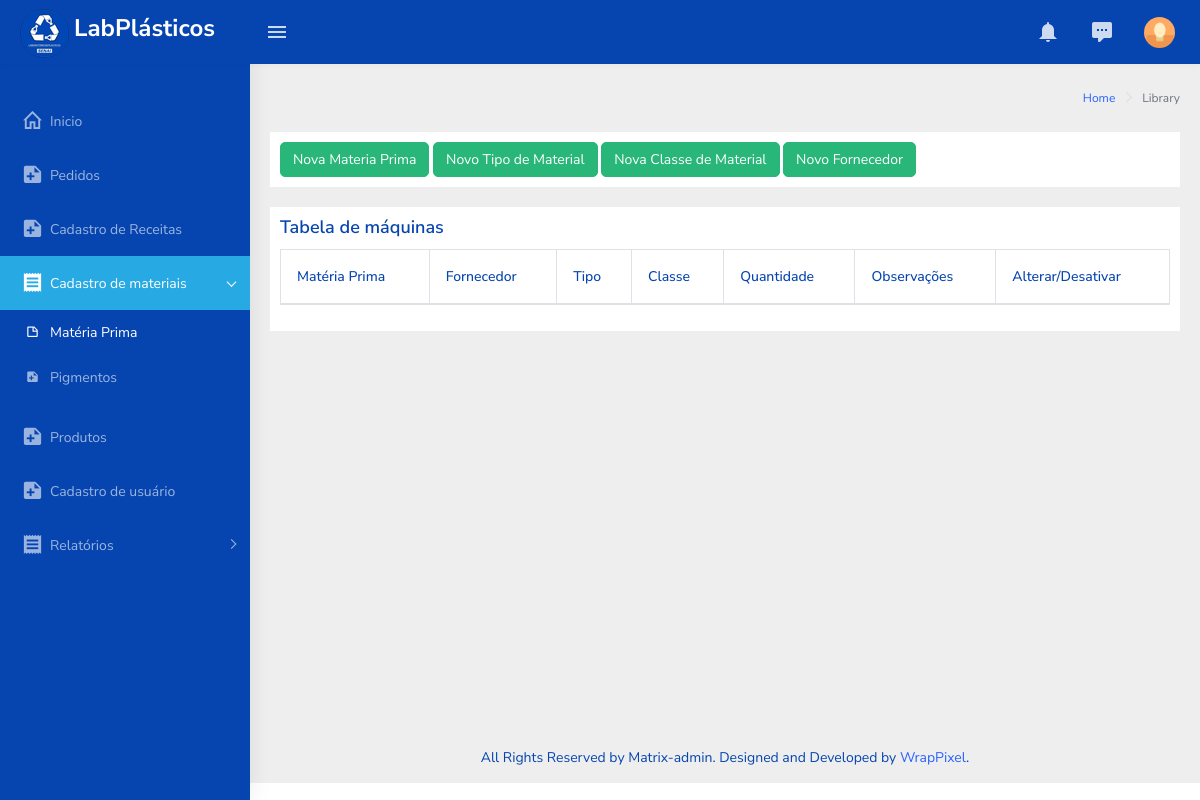
/materiaPrima.php, run on an earlier commit of the app's database.
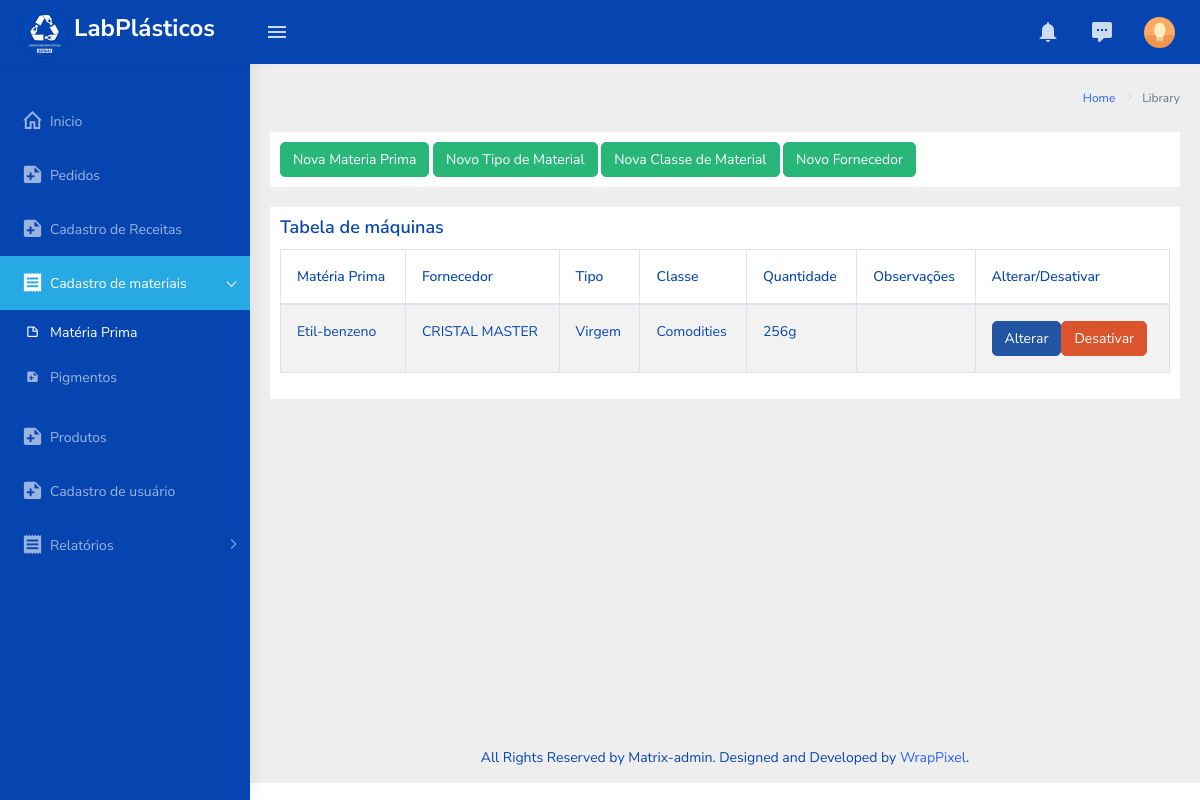
And on a later commit of the database.
### tables this page shows
CREATE TABLE `materia_prima` (
  `idMateriaPrima` int(11) NOT NULL COMMENT 'PK - chave identificadora de IDs da tabela materia_prima',
  `idClasse` int(11) NOT NULL COMMENT 'FK - chave estrangeira da tabela pigmentos',
  `idTipoMateriaPrima` int(11) NOT NULL COMMENT 'FK - chave estrangeira da tabela tipo_materia_prima',
  `descricao` varchar(80) NOT NULL COMMENT 'Registra a descrição deste item ',
  `quantidade` int(11) NOT NULL COMMENT 'registra a quantidade do item ',
  `ativo` tinyint(1) NOT NULL COMMENT 'Registra se este item está ativo',
  `observacoes` text DEFAULT NULL COMMENT 'Registra uma observação não obrigatória feita pelo usuário'
);

CREATE TABLE `fornecedores` (
  `idFornecedor` int(11) NOT NULL COMMENT 'PK - chave identificadora das ids de cada fornecedor',
  `descricao` varchar(50) NOT NULL COMMENT 'Descrição de cada fornecedor(Nome);',
  `ativo` tinyint(1) NOT NULL COMMENT 'Verifica se este fornecedor irá aparecer nas pesquisas.'
);

CREATE TABLE `tipo_materia_prima` (
  `idTipoMateriaPrima` int(11) NOT NULL COMMENT 'PK - chave identificadora de id dos tipos de matéria prima',
  `descricao` varchar(32) NOT NULL COMMENT 'Descrição dos tipos de matéria prima(virgem, reciclado, remoído, scrap);',
  `ativo` tinyint(1) NOT NULL COMMENT 'Verifica se esta tipo de matéria prima esta ativa'
);

CREATE TABLE `classe_material` (
  `idClasse` int(11) NOT NULL COMMENT 'PK - chave identificadora que guarda a id de cada classe da matéria prima',
  `descricao` varchar(32) NOT NULL COMMENT 'Descrição da classe da matéria prima(comodities, engenharia)',
  `ativo` tinyint(1) NOT NULL COMMENT 'Verifica se a classe esta ativa'
);

### php/functionMateriais.php (the view, shortened to what the rows shown need)
<?php
    function dataTableMateria(){
        include('connection.php');
        $sql = "SELECT mat.idMateriaPrima as idMateria,"
                ." mat.descricao as materia,"
                ." mat.idTipoMateriaPrima as idTipo,"
                ." mat.idClasse as classe,"
                ." mat.quantidade as qtde,"
                ." mat.observacoes as obs,"
                ." t.descricao as tipo,"
                ." c.descricao as classe,"
                ." f.descricao as fonecedor"
                ." FROM materia_prima as mat"
                ." LEFT JOIN tipo_materia_prima as t"
                ." ON mat.idTipoMateriaPrima = t.idTipoMateriaPrima"
                ." LEFT JOIN classe_material as c"
                ." ON mat.idClasse = c.idClasse"
                ." RIGHT JOIN materia_fornecedor as mf"
                ." ON mat.idMateriaPrima = mf.idMateriaPrima"
                ." LEFT JOIN fornecedores as f"
                ." ON f.idFornecedor = mf.idFornecedor"
                ." WHERE mat.ativo = 1;";
        $table = "";
        $result = mysqli_query($conn,$sql);
        if (mysqli_num_rows($result) > 0){
            $array = array();
            while($linha = mysqli_fetch_array($result, MYSQLI_ASSOC )){
                array_push($array,$linha);
            }
            foreach($array as $campo){
                $table .=
                        '<tr align-items="center";>'
                            .'<td>'.$campo['materia'].'</td>'
                            .'<td>'.$campo['fonecedor'].'</td>'
                            .'<td>'.$campo['tipo'].'</td>'
                            .'<td>'.$campo['classe'].'</td>'
                            .'<td>'.$campo['qtde'].'g</td>'
                            .'<td><label>'.$campo['obs'].'</label></td>'
                            .'<td>'
                                .'<button style="width: auto; border-radius: 5px;" type="button" class="btn btn-info margin-5" data-toggle="modal" data-target="#modalAlteraMateria'.$campo['idMateria'].'">'
                                    .'Alterar'
                                .'</button>'
                                .'<button style="width: auto; border-radius: 5px;" type="button" class="btn btn-danger margin-5" data-toggle="modal" data-target="#modalExcluiMateria'.$campo['idMateria'].'">'
                                    .'Desativar'
                                .'</button>'
                            .'</td>'
                            ."<div class='modal fade' id='modalExcluiMateria".$campo['idMateria']."' tabindex='-1' role='dialog' aria-labelledby='exampleModalLabel' aria-hidden='true '>"
                                ."<div class='modal-dialog' role='document '>"
                                    ."<div class='modal-content'>"
                                        .'<div class="modal-header">'
                                            .'<h5 class="modal-title" id="exampleModalLabel">Desativar Produto/molde</h5>'
                                            .'<button type="button" class="close" data-dismiss="modal" aria-label="Close">'
                                                .'<span aria-hidden="true ">&times;</span>'
                                            .'</button>'
                                        .'</div>'
                                        .'<div class="modal-body">'
                                            .'<form method="POST" action="php/saveMateriais.php? validacao=DMP&idMateria='.$campo["idMateria"].'">'
                                                .'<label> Confirmar esta ação? </label>'
                                                .'<div align-items="right">'
                                                    .'<button  type="submit" id="iBtnSalvar" name="nBtnSalvar" class="btn btn-primary"> Confirmar </button>'
                                                .'</div>'
                                            .'</form>'
                                        .'</div>'
                                    .'</div>'
                                .'</div>'
                            .'</div>'
                            .'<div class="modal fade" id="modalAlteraMateria'.$campo['idMateria'].'" tabindex="-1" role="dialog" aria-labelledby="exampleModalLabel" aria-hidden="true ">'
                            .'    <div class="modal-dialog" role="document ">'
                            .'        <div class="modal-content">'
                            .'            <div class="modal-header">'
                            .'                <h5 class="modal-title" id="exampleModalLabel">Cadastro de Produto e molde</h5>'
                            .'                <button type="button" class="close" data-dismiss="modal" aria-label="Close">'
                            .'                    <span aria-hidden="true ">&times;</span>'
                            .'                </button>'
                            .'            </div>'
                            .'            <div class="modal-body">'
                            .''
                            .'                <form method="POST" class="form-horizontal" action= "php/saveMateriais.php?validacao=UMP&idMateria='.$campo['idMateria'].'">'
                            .'                    <div class="card-body">'
                            .''
                            .'                        '
                            .'                        <h4 class="card-title">Matéria Prima</h4>'
                            .'                        <div class="form-group row">'
                            .'                            <label for="fname" class="col-sm-3 text-right control-label col-form-label">Nome do material</label>'
                            .'                            <div class="col-sm-9">'
                            .'                                <input type="text" value="'.$campo['materia'].'" class="form-control" id="iDescricao" name= "nDescricao" placeholder="Nome do material"></input>'
                            .'                            </div>'
                            .'                        </div>'
                            .'                        <div class="form-group row">'
                            .'                            <label class="col-md-3 m-t-15" style="text-align: right;">Classe do material</label>'
                            .'                            <div class="col-md-9">'
                            .'                                <select id="iClasse" name="nClasse" class="select2 form-control custom-select" style="width: 100%; height:36px;">'
                            .'                                    '.optionClaseMaterial().''
                            .'                                </select>'
                            .'                            </div>'
                            .'                        </div>'
                            .''
                            .'                        <div class="form-group row">'
                            .'                            <label class="col-md-3 m-t-15" style="text-align: right;">Tipo de matéria prima</label>'
                            .'                            <div class="col-md-9">'
                            .'                                <select id="iTipo" name="nTipo" class="select2 form-control custom-select" style="width: 100%; height:36px;">'
                            .'                                    '. optionTipoMaterial().''
                            .'                                </select>'
                            .'                            </div>'
                            .'                        </div>'
                            .''
                            .'                        <div style="align-itens= side;"  class="form-group row">'
                            .'                            <label for="email1" class="col-sm-3 text-right control-label col-form-label">Fornecedor</label>'
                            .'                            <div style="display:inline;" class="col-sm-9">'
                            .'                                <select id="iFornecedor" name="nFornecedor" class="select2 form-control custom-select" style="width: 100%; height:36px;">                                           '
                            .'                                    '.optionFornecedor().''
                            .'                                </select>'
                            .'                            </div>'
                            .'                        </div>'
                            .''
                            .'                        <div class="form-group row">'
                            .'                            <label for="cono1" class="col-sm-3 text-right control-label col-form-label">Quantidade</label>'
                            .'                            <div class="col-sm-9">'
                            .'                                <input id="iQuandtidade" name="nQuandtidade" type="text" class="form-control" id="iQuantidade" name="nQuantidade" placeholder="Quantidade em gramas" style="width= 10%;">'
                            .'                            </div>'
                            .'                        </div>'
                            .''
                            .'                        <div class="form-group row">'
                            .'                            <label for="cono1" class="col-sm-3 text-right control-label col-form-label">Observações</label>'
                            .'                            <div class="col-sm-9">'
                            .'                                <textarea class="form-control" id= "iObservacoes" name="nObservacoes" placeholder="Campo não obrigatório">'.$campo['obs'].'</textarea>'
                            .'                            </div>'
                            .'                        </div>'
                            .'                    </div>'
                            .''
                            .'                    <div class="border-top">'
                            .'                        <div class="card-body">'
                            .'                            <button type="submit" id="iBtnSalvar" name="nBtnSalvar" onclick="alterarValorObs()" class="btn btn-primary">Salvar</button>'
                            .'                        </div>                      '
                            .'                    </div>'
                            .'                </form>'
                            .''
                            .'            </div>'
                            .'        </div>'
                            .'    </div>'
                            .'</div>'
                            .''
                        ."</tr>";
            }
        }
        return $table;
    }
    function optionTipoMaterial(){
        include('connection.php');
        $select = "<option value=''> Selecione uma opção </option>";
        $sql = "SELECT * FROM tipo_materia_prima WHERE ativo = 1;";
        $result = mysqli_query($conn, $sql);
        if(mysqli_num_rows($result) > 0){
            $array = array();
            while($linha = mysqli_fetch_array($result, MYSQLI_ASSOC)){
                array_push($array, $linha);
            }
            foreach($array as $campo){
                $select .= "<option value ='".$campo['idTipoMateriaPrima']."'>".$campo['descricao']."</option>";
            }
        }
        return $select;
    }
    function optionClaseMaterial(){
        include('connection.php');
        $select = "<option value=''> Selecione uma opção </option>";
        $sql = "SELECT * FROM classe_material WHERE ativo = 1;";
        $result = mysqli_query($conn, $sql);
        if(mysqli_num_rows($result) > 0){
            $array = array();
            while($linha = mysqli_fetch_array($result, MYSQLI_ASSOC)){
                array_push($array, $linha);
            }
            foreach($array as $campo){
                $select .= "<option value ='".$campo['idClasse']."'>".$campo['descricao']."</option>";
            }
        }
        return $select;
    }
    function optionFornecedor(){
        include("connection.php");
        $select = "<option value=''>Selecione um Fornecedor</option>";
        $sql = "SELECT * FROM fornecedores"
                ." WHERE ativo = 1;";
        $result = mysqli_query($conn,$sql);
        if(mysqli_num_rows($result) > 0){
            $array = array();
            while($linha = mysqli_fetch_array($result, MYSQLI_ASSOC)){
                array_push($array, $linha);
            }
            foreach($array as $campo){
                $select .="<option value=".$campo['idFornecedor'].">".$campo['descricao']."</option>";
            }
        }
        return $select;
    }
?>

What changed in the data, as far as the page shows it:
added materia_prima: descricao "Etil-benzeno", fornecedores.descricao "CRISTAL MASTER", idTipoMateriaPrima.descricao "Virgem", idClasse.descricao "Comodities", quantidade "256"
